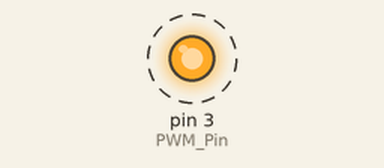
Recording of a sketch running on a simulated Arduino Uno, built with avr-gcc and run on an emulated ATmega328P. Shown: output pins drawn as LEDs (lit = HIGH). Dashed ring = blinking.

Above: at 0.2 s.
Timing chart, 0 to 3.0 s (numbered marks = the images above):
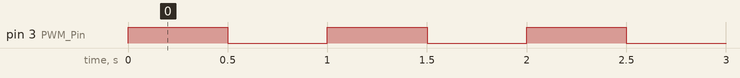

Measured:
- by itself, pin 3 (PWM_Pin): alternates HIGH for 0.50 s and LOW for 0.50 s

The sketch:

Pulse_Gen_V2.ino
```cpp
int PWM_Pin = 3; /* give PWM_Pin name to D3 pin */

void setup() {
  /* set PWM_Pin as output */
  pinMode(PWM_Pin, OUTPUT);
}

// the loop function runs over and over again forever
void loop() {
  digitalWrite(PWM_Pin, HIGH);  // turn the Pin on (HIGH is the voltage level)
  delay(500);                      // wait for x milisec
  digitalWrite(PWM_Pin, LOW);   // turn the Pin off by making the voltage LOW
  delay(500);                      // wait for x milisec
}
```
